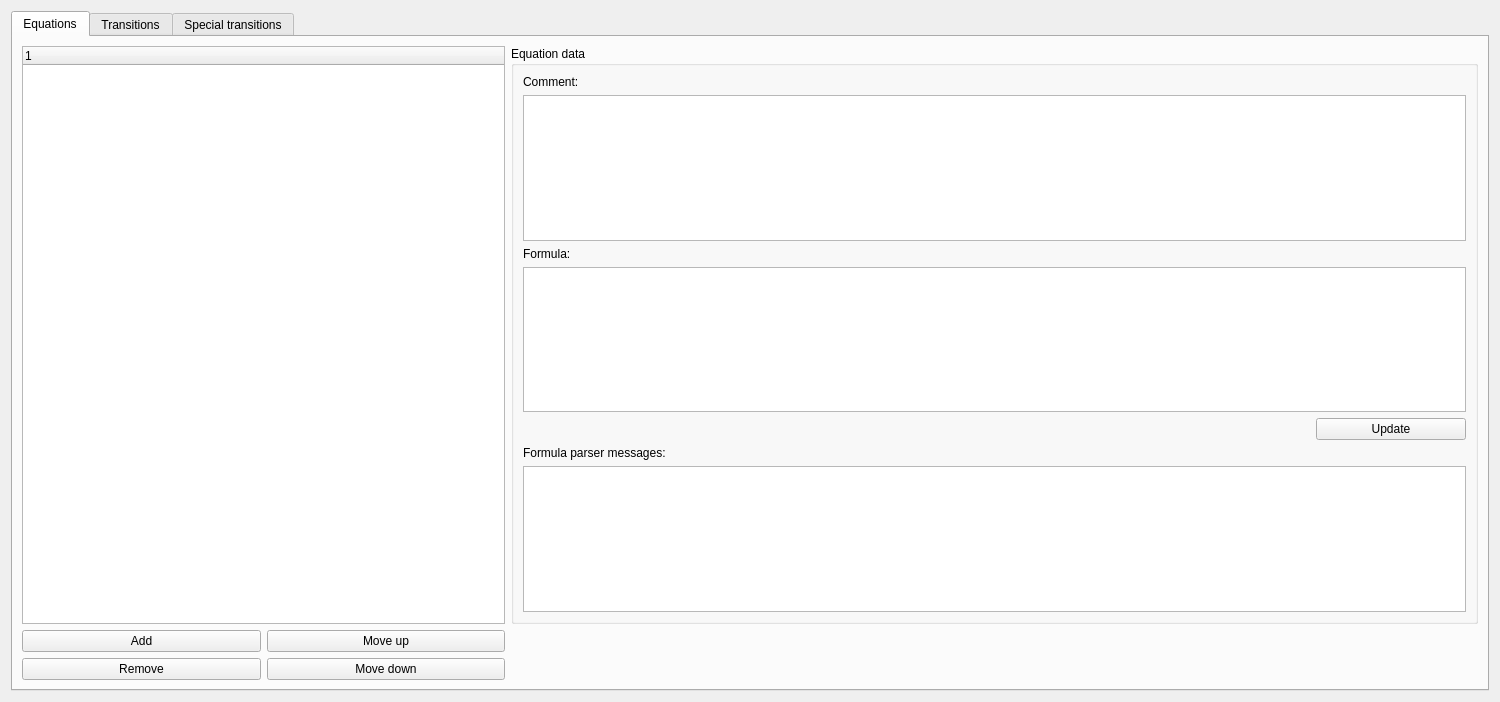
<?xml version="1.0" encoding="UTF-8"?>
<ui version="4.0">
 <class>PrototypeManagerWindow</class>
 <widget class="QWidget" name="PrototypeManagerWindow">
  <property name="geometry">
   <rect>
    <x>0</x>
    <y>0</y>
    <width>1500</width>
    <height>702</height>
   </rect>
  </property>
  <property name="windowTitle">
   <string>Prototype manager</string>
  </property>
  <property name="windowIcon">
   <iconset resource="../resource/gama_tts_editor.qrc">
    <normaloff>:/img/window_icon.png</normaloff>:/img/window_icon.png</iconset>
  </property>
  <layout class="QVBoxLayout" name="verticalLayout">
   <item>
    <widget class="QTabWidget" name="tabWidget">
     <property name="currentIndex">
      <number>0</number>
     </property>
     <widget class="QWidget" name="equationsTab">
      <attribute name="title">
       <string>Equations</string>
      </attribute>
      <layout class="QGridLayout" name="gridLayout">
       <item row="0" column="0">
        <widget class="QTreeWidget" name="equationsTree">
         <property name="sizePolicy">
          <sizepolicy hsizetype="Expanding" vsizetype="Expanding">
           <horstretch>1</horstretch>
           <verstretch>0</verstretch>
          </sizepolicy>
         </property>
         <property name="alternatingRowColors">
          <bool>true</bool>
         </property>
         <column>
          <property name="text">
           <string notr="true">1</string>
          </property>
         </column>
        </widget>
       </item>
       <item row="1" column="0">
        <widget class="QWidget" name="widget" native="true">
         <layout class="QGridLayout" name="gridLayout_2">
          <property name="leftMargin">
           <number>0</number>
          </property>
          <property name="topMargin">
           <number>0</number>
          </property>
          <property name="rightMargin">
           <number>0</number>
          </property>
          <property name="bottomMargin">
           <number>0</number>
          </property>
          <item row="0" column="1">
           <widget class="QPushButton" name="moveEquationUpButton">
            <property name="text">
             <string>Move up</string>
            </property>
           </widget>
          </item>
          <item row="0" column="0">
           <widget class="QPushButton" name="addEquationButton">
            <property name="text">
             <string>Add</string>
            </property>
           </widget>
          </item>
          <item row="1" column="0">
           <widget class="QPushButton" name="removeEquationButton">
            <property name="text">
             <string>Remove</string>
            </property>
           </widget>
          </item>
          <item row="1" column="1">
           <widget class="QPushButton" name="moveEquationDownButton">
            <property name="text">
             <string>Move down</string>
            </property>
           </widget>
          </item>
         </layout>
        </widget>
       </item>
       <item row="0" column="1">
        <widget class="QGroupBox" name="groupBox">
         <property name="sizePolicy">
          <sizepolicy hsizetype="Preferred" vsizetype="Preferred">
           <horstretch>2</horstretch>
           <verstretch>0</verstretch>
          </sizepolicy>
         </property>
         <property name="title">
          <string>Equation data</string>
         </property>
         <layout class="QVBoxLayout" name="verticalLayout_2">
          <item>
           <widget class="QLabel" name="label_3">
            <property name="text">
             <string>Comment:</string>
            </property>
           </widget>
          </item>
          <item>
           <widget class="QPlainTextEdit" name="equationCommentTextEdit">
            <property name="tabChangesFocus">
             <bool>true</bool>
            </property>
           </widget>
          </item>
          <item>
           <widget class="QLabel" name="label">
            <property name="text">
             <string>Formula:</string>
            </property>
           </widget>
          </item>
          <item>
           <widget class="QPlainTextEdit" name="equationFormulaTextEdit">
            <property name="tabChangesFocus">
             <bool>true</bool>
            </property>
           </widget>
          </item>
          <item>
           <widget class="QWidget" name="widget_2" native="true">
            <layout class="QHBoxLayout" name="horizontalLayout_2">
             <property name="leftMargin">
              <number>0</number>
             </property>
             <property name="topMargin">
              <number>0</number>
             </property>
             <property name="rightMargin">
              <number>0</number>
             </property>
             <property name="bottomMargin">
              <number>0</number>
             </property>
             <item>
              <spacer name="horizontalSpacer_2">
               <property name="orientation">
                <enum>Qt::Horizontal</enum>
               </property>
               <property name="sizeHint" stdset="0">
                <size>
                 <width>40</width>
                 <height>20</height>
                </size>
               </property>
              </spacer>
             </item>
             <item>
              <widget class="QPushButton" name="updateEquationButton">
               <property name="minimumSize">
                <size>
                 <width>150</width>
                 <height>0</height>
                </size>
               </property>
               <property name="text">
                <string>Update</string>
               </property>
              </widget>
             </item>
            </layout>
           </widget>
          </item>
          <item>
           <widget class="QLabel" name="label_2">
            <property name="text">
             <string>Formula parser messages:</string>
            </property>
           </widget>
          </item>
          <item>
           <widget class="QPlainTextEdit" name="eqParserMessagesTextEdit">
            <property name="focusPolicy">
             <enum>Qt::NoFocus</enum>
            </property>
            <property name="readOnly">
             <bool>true</bool>
            </property>
           </widget>
          </item>
         </layout>
        </widget>
       </item>
      </layout>
     </widget>
     <widget class="QWidget" name="transitionsTab">
      <attribute name="title">
       <string>Transitions</string>
      </attribute>
      <layout class="QGridLayout" name="gridLayout_3" columnstretch="1,3">
       <item row="0" column="0">
        <widget class="QTreeWidget" name="transitionsTree">
         <property name="sizePolicy">
          <sizepolicy hsizetype="Expanding" vsizetype="Expanding">
           <horstretch>1</horstretch>
           <verstretch>0</verstretch>
          </sizepolicy>
         </property>
         <property name="alternatingRowColors">
          <bool>true</bool>
         </property>
         <column>
          <property name="text">
           <string notr="true">1</string>
          </property>
         </column>
        </widget>
       </item>
       <item row="0" column="1">
        <widget class="QGroupBox" name="groupBox_2">
         <property name="sizePolicy">
          <sizepolicy hsizetype="Preferred" vsizetype="Preferred">
           <horstretch>2</horstretch>
           <verstretch>0</verstretch>
          </sizepolicy>
         </property>
         <property name="title">
          <string>Transition data</string>
         </property>
         <layout class="QVBoxLayout" name="verticalLayout_3">
          <item>
           <widget class="QLabel" name="label_4">
            <property name="text">
             <string>Comment:</string>
            </property>
           </widget>
          </item>
          <item>
           <widget class="QPlainTextEdit" name="transitionCommentTextEdit">
            <property name="tabChangesFocus">
             <bool>true</bool>
            </property>
           </widget>
          </item>
          <item>
           <widget class="QWidget" name="widget_4" native="true">
            <layout class="QHBoxLayout" name="horizontalLayout">
             <property name="leftMargin">
              <number>0</number>
             </property>
             <property name="topMargin">
              <number>0</number>
             </property>
             <property name="rightMargin">
              <number>0</number>
             </property>
             <property name="bottomMargin">
              <number>0</number>
             </property>
             <item>
              <spacer name="horizontalSpacer">
               <property name="orientation">
                <enum>Qt::Horizontal</enum>
               </property>
               <property name="sizeHint" stdset="0">
                <size>
                 <width>40</width>
                 <height>20</height>
                </size>
               </property>
              </spacer>
             </item>
             <item>
              <widget class="QPushButton" name="updateTransitionButton">
               <property name="minimumSize">
                <size>
                 <width>150</width>
                 <height>0</height>
                </size>
               </property>
               <property name="text">
                <string>Update</string>
               </property>
              </widget>
             </item>
            </layout>
           </widget>
          </item>
          <item>
           <widget class="GS::TransitionWidget" name="transitionWidget" native="true">
            <property name="minimumSize">
             <size>
              <width>0</width>
              <height>300</height>
             </size>
            </property>
           </widget>
          </item>
          <item>
           <widget class="QWidget" name="widget_5" native="true">
            <layout class="QHBoxLayout" name="horizontalLayout_3">
             <property name="leftMargin">
              <number>0</number>
             </property>
             <property name="topMargin">
              <number>0</number>
             </property>
             <property name="rightMargin">
              <number>0</number>
             </property>
             <property name="bottomMargin">
              <number>0</number>
             </property>
             <item>
              <spacer name="horizontalSpacer_3">
               <property name="orientation">
                <enum>Qt::Horizontal</enum>
               </property>
               <property name="sizeHint" stdset="0">
                <size>
                 <width>40</width>
                 <height>20</height>
                </size>
               </property>
              </spacer>
             </item>
             <item>
              <widget class="QPushButton" name="editTransitionButton">
               <property name="minimumSize">
                <size>
                 <width>150</width>
                 <height>0</height>
                </size>
               </property>
               <property name="text">
                <string>Edit</string>
               </property>
              </widget>
             </item>
            </layout>
           </widget>
          </item>
         </layout>
        </widget>
       </item>
       <item row="1" column="0">
        <widget class="QWidget" name="widget_3" native="true">
         <layout class="QGridLayout" name="gridLayout_4">
          <property name="leftMargin">
           <number>0</number>
          </property>
          <property name="topMargin">
           <number>0</number>
          </property>
          <property name="rightMargin">
           <number>0</number>
          </property>
          <property name="bottomMargin">
           <number>0</number>
          </property>
          <item row="0" column="1">
           <widget class="QPushButton" name="moveTransitionUpButton">
            <property name="text">
             <string>Move up</string>
            </property>
           </widget>
          </item>
          <item row="0" column="0">
           <widget class="QPushButton" name="addTransitionButton">
            <property name="text">
             <string>Add</string>
            </property>
           </widget>
          </item>
          <item row="1" column="0">
           <widget class="QPushButton" name="removeTransitionButton">
            <property name="text">
             <string>Remove</string>
            </property>
           </widget>
          </item>
          <item row="1" column="1">
           <widget class="QPushButton" name="moveTransitionDownButton">
            <property name="text">
             <string>Move down</string>
            </property>
           </widget>
          </item>
         </layout>
        </widget>
       </item>
      </layout>
     </widget>
     <widget class="QWidget" name="specialTransitionsTab">
      <attribute name="title">
       <string>Special transitions</string>
      </attribute>
      <layout class="QGridLayout" name="gridLayout_5" columnstretch="1,3">
       <item row="0" column="0">
        <widget class="QTreeWidget" name="specialTransitionsTree">
         <property name="sizePolicy">
          <sizepolicy hsizetype="Expanding" vsizetype="Expanding">
           <horstretch>1</horstretch>
           <verstretch>0</verstretch>
          </sizepolicy>
         </property>
         <property name="alternatingRowColors">
          <bool>true</bool>
         </property>
         <column>
          <property name="text">
           <string notr="true">1</string>
          </property>
         </column>
        </widget>
       </item>
       <item row="0" column="1">
        <widget class="QGroupBox" name="groupBox_3">
         <property name="sizePolicy">
          <sizepolicy hsizetype="Preferred" vsizetype="Preferred">
           <horstretch>2</horstretch>
           <verstretch>0</verstretch>
          </sizepolicy>
         </property>
         <property name="title">
          <string>Special transition data</string>
         </property>
         <layout class="QVBoxLayout" name="verticalLayout_4">
          <item>
           <widget class="QLabel" name="label_5">
            <property name="text">
             <string>Comment:</string>
            </property>
           </widget>
          </item>
          <item>
           <widget class="QPlainTextEdit" name="specialTransitionCommentTextEdit">
            <property name="tabChangesFocus">
             <bool>true</bool>
            </property>
           </widget>
          </item>
          <item>
           <widget class="QWidget" name="widget_7" native="true">
            <layout class="QHBoxLayout" name="horizontalLayout_4">
             <property name="leftMargin">
              <number>0</number>
             </property>
             <property name="topMargin">
              <number>0</number>
             </property>
             <property name="rightMargin">
              <number>0</number>
             </property>
             <property name="bottomMargin">
              <number>0</number>
             </property>
             <item>
              <spacer name="horizontalSpacer_4">
               <property name="orientation">
                <enum>Qt::Horizontal</enum>
               </property>
               <property name="sizeHint" stdset="0">
                <size>
                 <width>40</width>
                 <height>20</height>
                </size>
               </property>
              </spacer>
             </item>
             <item>
              <widget class="QPushButton" name="updateSpecialTransitionButton">
               <property name="minimumSize">
                <size>
                 <width>150</width>
                 <height>0</height>
                </size>
               </property>
               <property name="text">
                <string>Update</string>
               </property>
              </widget>
             </item>
            </layout>
           </widget>
          </item>
          <item>
           <widget class="GS::TransitionWidget" name="specialTransitionWidget" native="true">
            <property name="minimumSize">
             <size>
              <width>0</width>
              <height>300</height>
             </size>
            </property>
           </widget>
          </item>
          <item>
           <widget class="QWidget" name="widget_9" native="true">
            <layout class="QHBoxLayout" name="horizontalLayout_5">
             <property name="leftMargin">
              <number>0</number>
             </property>
             <property name="topMargin">
              <number>0</number>
             </property>
             <property name="rightMargin">
              <number>0</number>
             </property>
             <property name="bottomMargin">
              <number>0</number>
             </property>
             <item>
              <spacer name="horizontalSpacer_5">
               <property name="orientation">
                <enum>Qt::Horizontal</enum>
               </property>
               <property name="sizeHint" stdset="0">
                <size>
                 <width>40</width>
                 <height>20</height>
                </size>
               </property>
              </spacer>
             </item>
             <item>
              <widget class="QPushButton" name="editSpecialTransitionButton">
               <property name="minimumSize">
                <size>
                 <width>150</width>
                 <height>0</height>
                </size>
               </property>
               <property name="text">
                <string>Edit</string>
               </property>
              </widget>
             </item>
            </layout>
           </widget>
          </item>
         </layout>
        </widget>
       </item>
       <item row="1" column="0">
        <widget class="QWidget" name="widget_6" native="true">
         <layout class="QGridLayout" name="gridLayout_6">
          <property name="leftMargin">
           <number>0</number>
          </property>
          <property name="topMargin">
           <number>0</number>
          </property>
          <property name="rightMargin">
           <number>0</number>
          </property>
          <property name="bottomMargin">
           <number>0</number>
          </property>
          <item row="0" column="2">
           <widget class="QPushButton" name="moveSpecialTransitionUpButton">
            <property name="text">
             <string>Move up</string>
            </property>
           </widget>
          </item>
          <item row="0" column="1">
           <widget class="QPushButton" name="addSpecialTransitionButton">
            <property name="text">
             <string>Add</string>
            </property>
           </widget>
          </item>
          <item row="1" column="1">
           <widget class="QPushButton" name="removeSpecialTransitionButton">
            <property name="text">
             <string>Remove</string>
            </property>
           </widget>
          </item>
          <item row="1" column="2">
           <widget class="QPushButton" name="moveSpecialTransitionDownButton">
            <property name="text">
             <string>Move down</string>
            </property>
           </widget>
          </item>
         </layout>
        </widget>
       </item>
      </layout>
     </widget>
    </widget>
   </item>
  </layout>
 </widget>
 <customwidgets>
  <customwidget>
   <class>GS::TransitionWidget</class>
   <extends>QWidget</extends>
   <header>TransitionWidget.h</header>
   <container>1</container>
  </customwidget>
 </customwidgets>
 <tabstops>
  <tabstop>tabWidget</tabstop>
  <tabstop>equationsTree</tabstop>
  <tabstop>addEquationButton</tabstop>
  <tabstop>moveEquationUpButton</tabstop>
  <tabstop>removeEquationButton</tabstop>
  <tabstop>moveEquationDownButton</tabstop>
  <tabstop>equationCommentTextEdit</tabstop>
  <tabstop>equationFormulaTextEdit</tabstop>
  <tabstop>updateEquationButton</tabstop>
  <tabstop>eqParserMessagesTextEdit</tabstop>
  <tabstop>transitionsTree</tabstop>
  <tabstop>addTransitionButton</tabstop>
  <tabstop>moveTransitionUpButton</tabstop>
  <tabstop>removeTransitionButton</tabstop>
  <tabstop>moveTransitionDownButton</tabstop>
  <tabstop>transitionCommentTextEdit</tabstop>
  <tabstop>updateTransitionButton</tabstop>
  <tabstop>editTransitionButton</tabstop>
  <tabstop>specialTransitionsTree</tabstop>
  <tabstop>addSpecialTransitionButton</tabstop>
  <tabstop>moveSpecialTransitionUpButton</tabstop>
  <tabstop>removeSpecialTransitionButton</tabstop>
  <tabstop>moveSpecialTransitionDownButton</tabstop>
  <tabstop>specialTransitionCommentTextEdit</tabstop>
  <tabstop>updateSpecialTransitionButton</tabstop>
  <tabstop>editSpecialTransitionButton</tabstop>
 </tabstops>
 <resources>
  <include location="../resource/gama_tts_editor.qrc"/>
 </resources>
 <connections/>
</ui>
